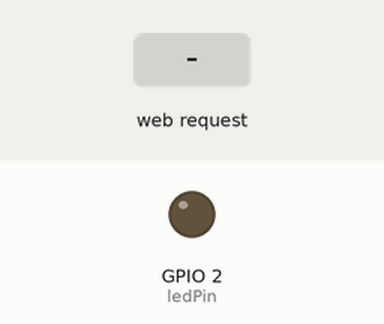
Recording of a program running on a simulated ESP32-C3. Parts: output pins drawn as LEDs (lit = HIGH). The test bench sets the inputs (shaded band). WiFi joins after 1.5 s; servers stay silent unless stated; what the program prints to the serial monitor is not drawn.

Above: at 2.7 s.
2.8 s: HTTP request GET /on received
At 4.6 s:
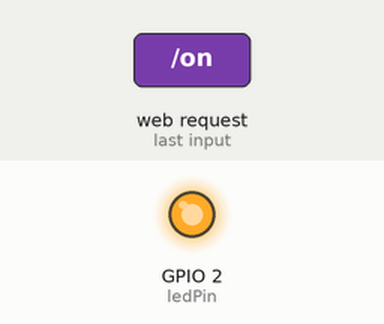
5.8 s: HTTP request GET /off received
At 6.3 s:
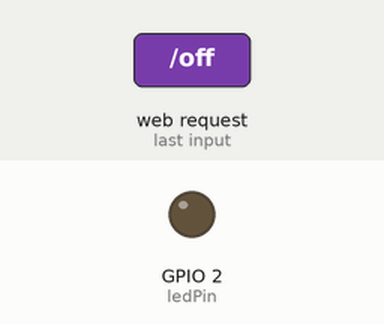
Timing chart, 0 to 8.8 s (numbered marks = the images above; inputs shaded):
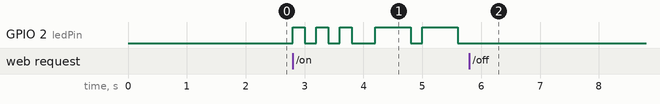

Measured:
- after the input at 2.8 s, GPIO 2 (ledPin): LOW → HIGH at once, → LOW 0.20 s later, → HIGH 0.20 s later, → LOW 0.20 s later, … (10 changes in this stretch)
- after the input at 5.8 s, GPIO 2 (ledPin): stops changing and stays LOW

The program:

main.cpp
```cpp
#include <WiFi.h>
#include <WebServer.h>
#include <ArduinoOTA.h>

// --- Configuration ---
const char* ssid     = "YOUR_SSID";
const char* password = "YOUR_PASSWORD";
const int ledPin     = 2; // Change to 12 or 13 if using specific AirM2M GPIOs

WebServer server(80);
bool sosActive = false;

// SOS Timing Constants
const int DOT   = 200;
const int DASH  = 600;
const int GAP   = 200; // Gap between parts of same letter
const int WAIT  = 3000; // 3 second delay between SOS loops

// HTML Interface
void handleRoot() {
  String state = sosActive ? "<span style='color:green'>ACTIVE</span>" : "<span style='color:red'>OFF</span>";
  String page = "<html><head><style>body{text-align:center;font-family:sans-serif;padding-top:50px;} .btn{padding:20px;width:200px;font-size:20px;margin:10px;border-radius:10px;border:none;color:white;cursor:pointer;} .on{background:green;} .off{background:red;}</style></head><body>";
  page += "<h1>AirM2M SOS Beacon</h1><p>Status: <b>" + state + "</b></p>";
  page += "<a href='/on'><button class='btn on'>START</button></a><br>";
  page += "<a href='/off'><button class='btn off'>STOP</button></a></body></html>";
  server.send(200, "text/html", page);
}

void setup() {
  Serial.begin(115200);
  pinMode(ledPin, OUTPUT);

  WiFi.begin(ssid, password);
  while (WiFi.status() != WL_CONNECTED) { delay(500); Serial.print("."); }

  // Server Routes
  server.on("/", handleRoot);
  server.on("/on",  []() { sosActive = true;  handleRoot(); });
  server.on("/off", []() { sosActive = false; digitalWrite(ledPin, LOW); handleRoot(); });

  server.begin();
  ArduinoOTA.begin();
  Serial.println("\nReady at: " + WiFi.localIP().toString());
}

// Helper to pulse the LED
void pulse(int duration) {
  if (!sosActive) return;
  digitalWrite(ledPin, HIGH);
  unsigned long start = millis();
  while(millis() - start < duration) {
    server.handleClient();
    ArduinoOTA.handle();
  }
  digitalWrite(ledPin, LOW);
  delay(GAP);
}

void loop() {
  server.handleClient();
  ArduinoOTA.handle();

  if (sosActive) {
    // S (...)
    for(int i=0; i<3; i++) pulse(DOT);
    delay(GAP);
    // O (---)
    for(int i=0; i<3; i++) pulse(DASH);
    delay(GAP);
    // S (...)
    for(int i=0; i<3; i++) pulse(DOT);

    // The 3-second cycle delay (Non-blocking)
    unsigned long startWait = millis();
    while(millis() - startWait < WAIT && sosActive) {
      server.handleClient();
      ArduinoOTA.handle();
      delay(10);
    }
  }
}
```
